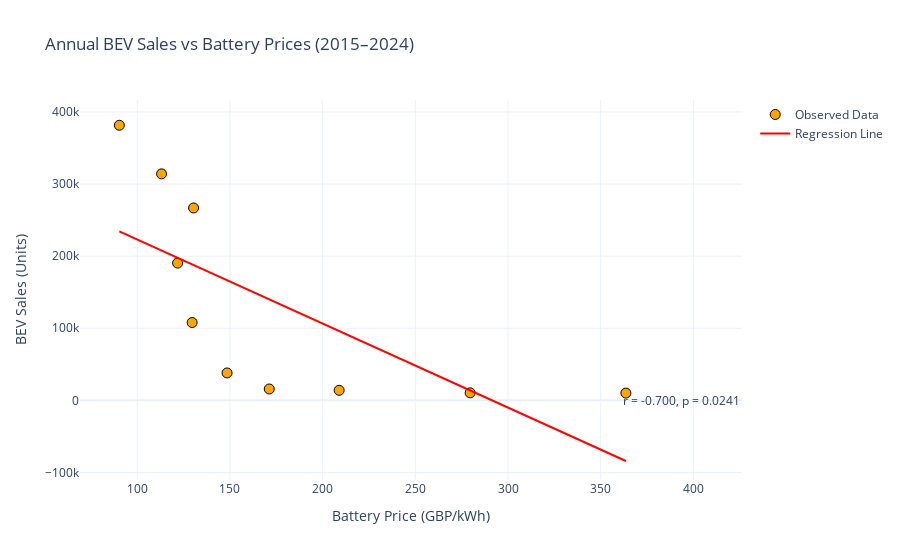

Notebook source saved alongside this figure:
### Code cell
import plotly.graph_objects as go

# Linear regression
slope = r * df['BEV_Sales'].std() / df['Battery Price (GBP/kWh)'].std()
intercept = df['BEV_Sales'].mean() - slope * df['Battery Price (GBP/kWh)'].mean()
regression_line = slope * df['Battery Price (GBP/kWh)'] + intercept

fig = go.Figure()


fig.add_trace(go.Scatter(
    x=df['Battery Price (GBP/kWh)'],
    y=df['BEV_Sales'],
    mode='markers',
    name='Observed Data',
    marker=dict(color='orange', size=10, line=dict(width=1, color='black'))
))


fig.add_trace(go.Scatter(
    x=df['Battery Price (GBP/kWh)'],
    y=regression_line,
    mode='lines',
    name='Regression Line',
    line=dict(color='red', width=2)
))


fig.add_annotation(
    x=max(df['Battery Price (GBP/kWh)'])+ 30,
    y=min(df['BEV_Sales'])- 10000,
    text=f"r = {r:.3f}, p = {p_value:.4f}",
    showarrow=False,
    font=dict(size=12)
)

fig.update_layout(
    title="Annual BEV Sales vs Battery Prices (2015–2024)",
    xaxis_title="Battery Price (GBP/kWh)",
    yaxis_title="BEV Sales (Units)",
    template="plotly_white"
)

fig.show()

### Figure 1 — Plotly figure (JSON) as saved in the notebook; plotly's stock layout.template omitted (floating-point values rounded to 4 significant figures)
{"data": [{"marker": {"color": "orange", "line": {"color": "black", "width": 1}, "size": 10}, "mode": "markers", "name": "Observed Data", "type": "scatter", "x": [363.6, 279.6, 208.9, 171.2, 148.4, 129.6, 121.7, 130.4, 113.1, 90.31], "y": [10091, 10429, 13913, 15756, 38007, 107913, 190420, 266875, 314149, 381592]}, {"line": {"color": "red", "width": 2}, "mode": "lines", "name": "Regression Line", "type": "scatter", "x": [363.6, 279.6, 208.9, 171.2, 148.4, 129.6, 121.7, 130.4, 113.1, 90.31], "y": [-84120.0, 13820.0, 96200.0, 140100.0, 166700.0, 188600.0, 197800.0, 187700.0, 207900.0, 234400.0]}], "layout": {"annotations": [{"font": {"size": 12}, "showarrow": false, "text": "r = -0.700, p = 0.0241", "x": 393.6, "y": 91}], "title": {"text": "Annual BEV Sales vs Battery Prices (2015–2024)"}, "xaxis": {"title": {"text": "Battery Price (GBP/kWh)"}}, "yaxis": {"title": {"text": "BEV Sales (Units)"}}}}
